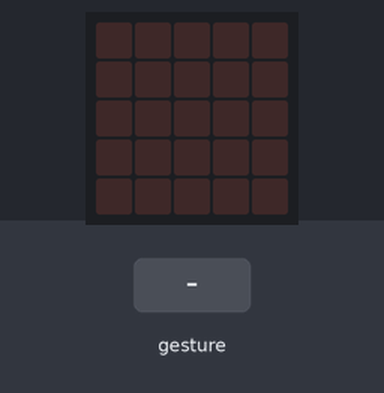
A program run on a simulated BBC micro:bit (MakeCode). On the bench: the board's 5×5 LED display. The inputs (shaded band) are chosen by the test bench. Random numbers come from a fixed seed; a tilt is held for 1.5 s and a shake lasts 1 s, then the board lies face up again.

Above: at 1.2 s.
1.3 s: gesture 'shake'
At 2.1 s:
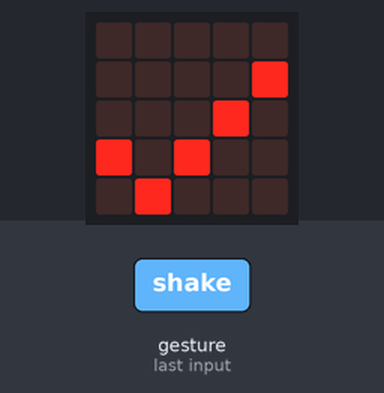
3.0 s: gesture 'shake'
At 4.6 s:
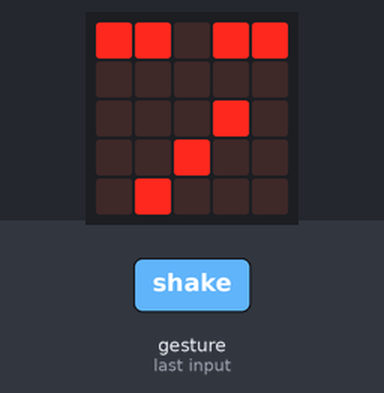
Timing chart, 0 to 6.1 s (numbered marks = the images above; inputs shaded):
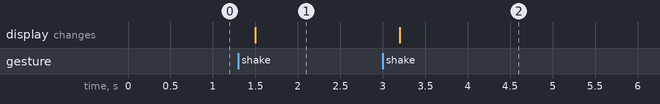

The program:

main.ts
```typescript
let NUMERO = 0
input.onGesture(Gesture.Shake, function () {
    basic.clearScreen()
    NUMERO = randint(1, 3)
    if (NUMERO == 1) {
        basic.showIcon(IconNames.Yes)
    } else if (NUMERO == 2) {
        basic.showIcon(IconNames.No)
    } else {
        basic.showIcon(IconNames.Meh)
    }
})
```

test.ts
```typescript
// aquí va el archivo "tests"; esto no se compilará cuando este paquete se utilice como una extensión.
```

Measured:
- after the input at 1.3 s, the display: changes after 0.20 s (image 1)
- after the input at 3.0 s, the display: changes after 0.20 s (image 2)
